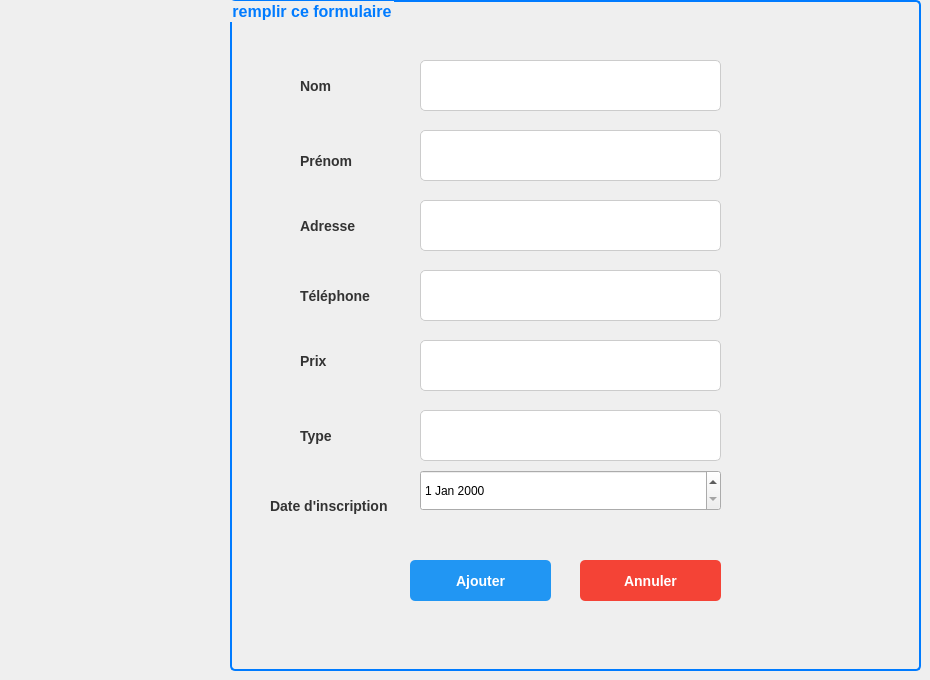
    <widget class="QWidget" name="page_2">
     <widget class="QGroupBox" name="groupBox">
      <property name="geometry">
       <rect>
        <x>230</x>
        <y>0</y>
        <width>691</width>
        <height>671</height>
       </rect>
      </property>
      <property name="styleSheet">
       <string notr="true">QGroupBox {
    border: 2px solid #007bff;
    border-radius: 5px;
    padding: 10px;
    font-size: 16px;
    font-weight: bold;
    color: #007bff;
}
</string>
      </property>
      <property name="title">
       <string>remplir ce formulaire</string>
      </property>
      <widget class="QLineEdit" name="lineEdit_nom">
       <property name="geometry">
        <rect>
         <x>190</x>
         <y>60</y>
         <width>301</width>
         <height>51</height>
        </rect>
       </property>
       <property name="styleSheet">
        <string notr="true">QLineEdit {
    background-color: #ffffff; /* Fond blanc */
    border: 1px solid #cccccc; /* Bordure grise */
    border-radius: 5px; /* Coins arrondis */
    padding: 8px; /* Espace intérieur */
    font-size: 14px; /* Taille de la police */
    color: #333333; /* Couleur du texte gris foncé */
}

QLineEdit:focus {
    border: 2px solid #2196f3; /* Bordure bleue lorsqu'il est sélectionné */
}</string>
       </property>
       <property name="text">
        <string/>
       </property>
      </widget>
      <widget class="QLineEdit" name="lineEdit_prenom">
       <property name="geometry">
        <rect>
         <x>190</x>
         <y>130</y>
         <width>301</width>
         <height>51</height>
        </rect>
       </property>
       <property name="styleSheet">
        <string notr="true">QLineEdit {
    background-color: #ffffff; /* Fond blanc */
    border: 1px solid #cccccc; /* Bordure grise */
    border-radius: 5px; /* Coins arrondis */
    padding: 8px; /* Espace intérieur */
    font-size: 14px; /* Taille de la police */
    color: #333333; /* Couleur du texte gris foncé */
}

QLineEdit:focus {
    border: 2px solid #2196f3; /* Bordure bleue lorsqu'il est sélectionné */
}</string>
       </property>
       <property name="text">
        <string/>
       </property>
      </widget>
      <widget class="QLineEdit" name="lineEdit_prix">
       <property name="geometry">
        <rect>
         <x>190</x>
         <y>340</y>
         <width>301</width>
         <height>51</height>
        </rect>
       </property>
       <property name="styleSheet">
        <string notr="true">QLineEdit {
    background-color: #ffffff; /* Fond blanc */
    border: 1px solid #cccccc; /* Bordure grise */
    border-radius: 5px; /* Coins arrondis */
    padding: 8px; /* Espace intérieur */
    font-size: 14px; /* Taille de la police */
    color: #333333; /* Couleur du texte gris foncé */
}

QLineEdit:focus {
    border: 2px solid #2196f3; /* Bordure bleue lorsqu'il est sélectionné */
}</string>
       </property>
       <property name="text">
        <string/>
       </property>
      </widget>
      <widget class="QLineEdit" name="lineEdit_tel">
       <property name="geometry">
        <rect>
         <x>190</x>
         <y>270</y>
         <width>301</width>
         <height>51</height>
        </rect>
       </property>
       <property name="styleSheet">
        <string notr="true">QLineEdit {
    background-color: #ffffff; /* Fond blanc */
    border: 1px solid #cccccc; /* Bordure grise */
    border-radius: 5px; /* Coins arrondis */
    padding: 8px; /* Espace intérieur */
    font-size: 14px; /* Taille de la police */
    color: #333333; /* Couleur du texte gris foncé */
}

QLineEdit:focus {
    border: 2px solid #2196f3; /* Bordure bleue lorsqu'il est sélectionné */
}</string>
       </property>
       <property name="text">
        <string/>
       </property>
      </widget>
      <widget class="QLineEdit" name="lineEdit_adresse">
       <property name="geometry">
        <rect>
         <x>190</x>
         <y>200</y>
         <width>301</width>
         <height>51</height>
        </rect>
       </property>
       <property name="styleSheet">
        <string notr="true">QLineEdit {
    background-color: #ffffff; /* Fond blanc */
    border: 1px solid #cccccc; /* Bordure grise */
    border-radius: 5px; /* Coins arrondis */
    padding: 8px; /* Espace intérieur */
    font-size: 14px; /* Taille de la police */
    color: #333333; /* Couleur du texte gris foncé */
}

QLineEdit:focus {
    border: 2px solid #2196f3; /* Bordure bleue lorsqu'il est sélectionné */
}</string>
       </property>
       <property name="text">
        <string/>
       </property>
      </widget>
      <widget class="QLineEdit" name="lineEdit_type">
       <property name="geometry">
        <rect>
         <x>190</x>
         <y>410</y>
         <width>301</width>
         <height>51</height>
        </rect>
       </property>
       <property name="styleSheet">
        <string notr="true">QLineEdit {
    background-color: #ffffff; /* Fond blanc */
    border: 1px solid #cccccc; /* Bordure grise */
    border-radius: 5px; /* Coins arrondis */
    padding: 8px; /* Espace intérieur */
    font-size: 14px; /* Taille de la police */
    color: #333333; /* Couleur du texte gris foncé */
}

QLineEdit:focus {
    border: 2px solid #2196f3; /* Bordure bleue lorsqu'il est sélectionné */
}</string>
       </property>
       <property name="text">
        <string/>
       </property>
      </widget>
      <widget class="QLabel" name="label_2">
       <property name="geometry">
        <rect>
         <x>70</x>
         <y>60</y>
         <width>111</width>
         <height>51</height>
        </rect>
       </property>
       <property name="styleSheet">
        <string notr="true">QLabel {
    font-size: 14px; /* Taille de la police */
    font-weight: bold; /* Texte en gras */
    color: #333333; /* Couleur du texte gris foncé */
}</string>
       </property>
       <property name="text">
        <string>Nom</string>
       </property>
      </widget>
      <widget class="QLabel" name="label_3">
       <property name="geometry">
        <rect>
         <x>70</x>
         <y>140</y>
         <width>111</width>
         <height>41</height>
        </rect>
       </property>
       <property name="styleSheet">
        <string notr="true">QLabel {
    font-size: 14px; /* Taille de la police */
    font-weight: bold; /* Texte en gras */
    color: #333333; /* Couleur du texte gris foncé */
}</string>
       </property>
       <property name="text">
        <string>Prénom</string>
       </property>
      </widget>
      <widget class="QLabel" name="label_4">
       <property name="geometry">
        <rect>
         <x>70</x>
         <y>210</y>
         <width>121</width>
         <height>31</height>
        </rect>
       </property>
       <property name="styleSheet">
        <string notr="true">QLabel {
    font-size: 14px; /* Taille de la police */
    font-weight: bold; /* Texte en gras */
    color: #333333; /* Couleur du texte gris foncé */
}</string>
       </property>
       <property name="text">
        <string>Adresse</string>
       </property>
      </widget>
      <widget class="QLabel" name="label_7">
       <property name="geometry">
        <rect>
         <x>70</x>
         <y>280</y>
         <width>111</width>
         <height>31</height>
        </rect>
       </property>
       <property name="styleSheet">
        <string notr="true">QLabel {
    font-size: 14px; /* Taille de la police */
    font-weight: bold; /* Texte en gras */
    color: #333333; /* Couleur du texte gris foncé */
}</string>
       </property>
       <property name="text">
        <string>Téléphone</string>
       </property>
      </widget>
      <widget class="QLabel" name="label_8">
       <property name="geometry">
        <rect>
         <x>70</x>
         <y>340</y>
         <width>101</width>
         <height>41</height>
        </rect>
       </property>
       <property name="styleSheet">
        <string notr="true">QLabel {
    font-size: 14px; /* Taille de la police */
    font-weight: bold; /* Texte en gras */
    color: #333333; /* Couleur du texte gris foncé */
}</string>
       </property>
       <property name="text">
        <string>Prix</string>
       </property>
      </widget>
      <widget class="QLabel" name="label_9">
       <property name="geometry">
        <rect>
         <x>70</x>
         <y>410</y>
         <width>111</width>
         <height>51</height>
        </rect>
       </property>
       <property name="styleSheet">
        <string notr="true">QLabel {
    font-size: 14px; /* Taille de la police */
    font-weight: bold; /* Texte en gras */
    color: #333333; /* Couleur du texte gris foncé */
}</string>
       </property>
       <property name="text">
        <string>Type</string>
       </property>
      </widget>
      <widget class="QPushButton" name="ajouterClient">
       <property name="geometry">
        <rect>
         <x>180</x>
         <y>560</y>
         <width>141</width>
         <height>41</height>
        </rect>
       </property>
       <property name="styleSheet">
        <string notr="true">QPushButton {
    background-color: #2196f3; /* Fond bleu */
    color: white; /* Texte blanc */
    font-size: 14px; /* Taille de la police */
    font-weight: bold; /* Texte en gras */
    border: none; /* Pas de bordure */
    border-radius: 5px; /* Coins arrondis */
    padding: 10px 20px; /* Espace intérieur */
}

QPushButton:hover {
    background-color: #1976d2; /* Fond bleu foncé au survol */
}

QPushButton:pressed {
    background-color: #0d47a1; /* Fond bleu très foncé au clic */
}</string>
       </property>
       <property name="text">
        <string>Ajouter</string>
       </property>
      </widget>
      <widget class="QPushButton" name="pushButton_2">
       <property name="geometry">
        <rect>
         <x>350</x>
         <y>560</y>
         <width>141</width>
         <height>41</height>
        </rect>
       </property>
       <property name="styleSheet">
        <string notr="true">QPushButton {
    background-color: #f44336; /* Fond rouge */
    color: white; /* Texte blanc */
    font-size: 14px; /* Taille de la police */
    font-weight: bold; /* Texte en gras */
    border: none; /* Pas de bordure */
    border-radius: 5px; /* Coins arrondis */
    padding: 10px 20px; /* Espace intérieur */
}

QPushButton:hover {
    background-color: #d32f2f; /* Fond rouge foncé au survol */
}

QPushButton:pressed {
    background-color: #b71c1c; /* Fond rouge très foncé au clic */
}</string>
       </property>
       <property name="text">
        <string>Annuler</string>
       </property>
      </widget>
      <widget class="QLabel" name="label_22">
       <property name="geometry">
        <rect>
         <x>40</x>
         <y>480</y>
         <width>141</width>
         <height>51</height>
        </rect>
       </property>
       <property name="styleSheet">
        <string notr="true">QLabel {
    font-size: 14px; /* Taille de la police */
    font-weight: bold; /* Texte en gras */
    color: #333333; /* Couleur du texte gris foncé */
}</string>
       </property>
       <property name="text">
        <string>Date d'inscription</string>
       </property>
      </widget>
      <widget class="QDateEdit" name="dateEdit_inscription">
       <property name="geometry">
        <rect>
         <x>190</x>
         <y>470</y>
         <width>301</width>
         <height>41</height>
        </rect>
       </property>
      </widget>
     </widget>
    </widget>
